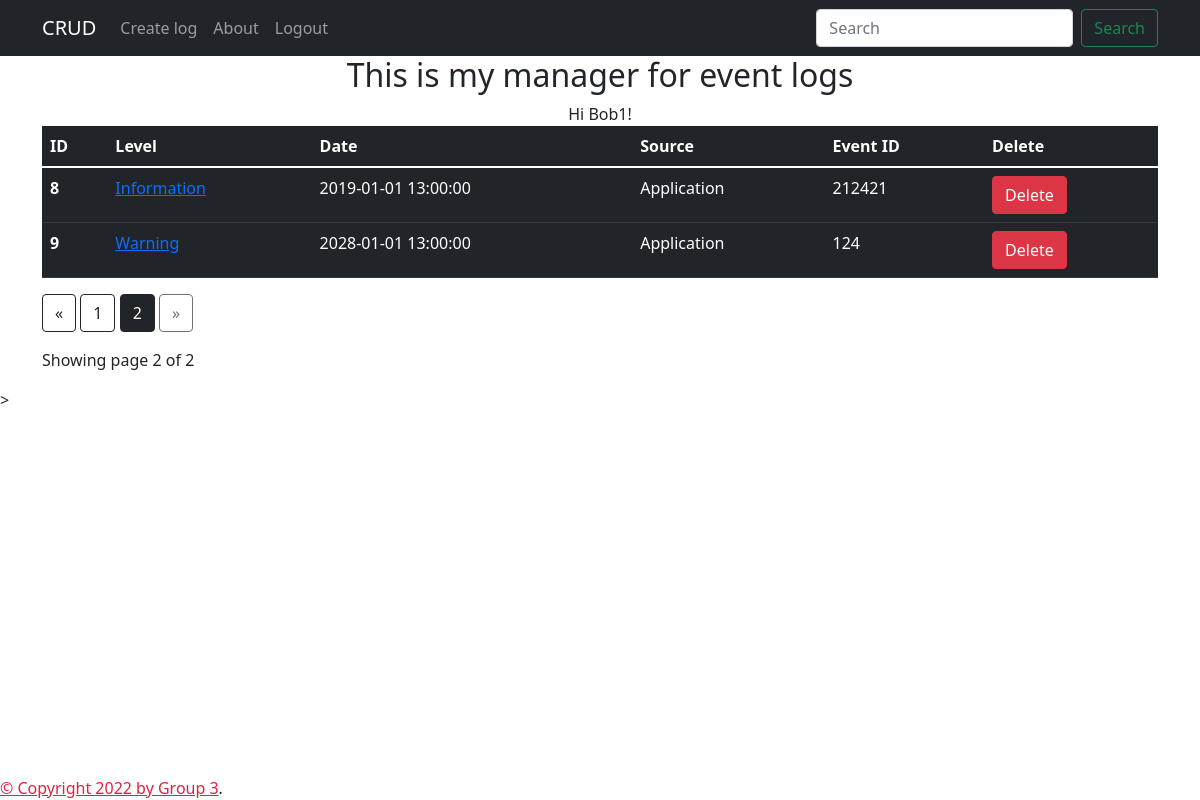
Page /?page=2 (signed in) on the earlier database version.
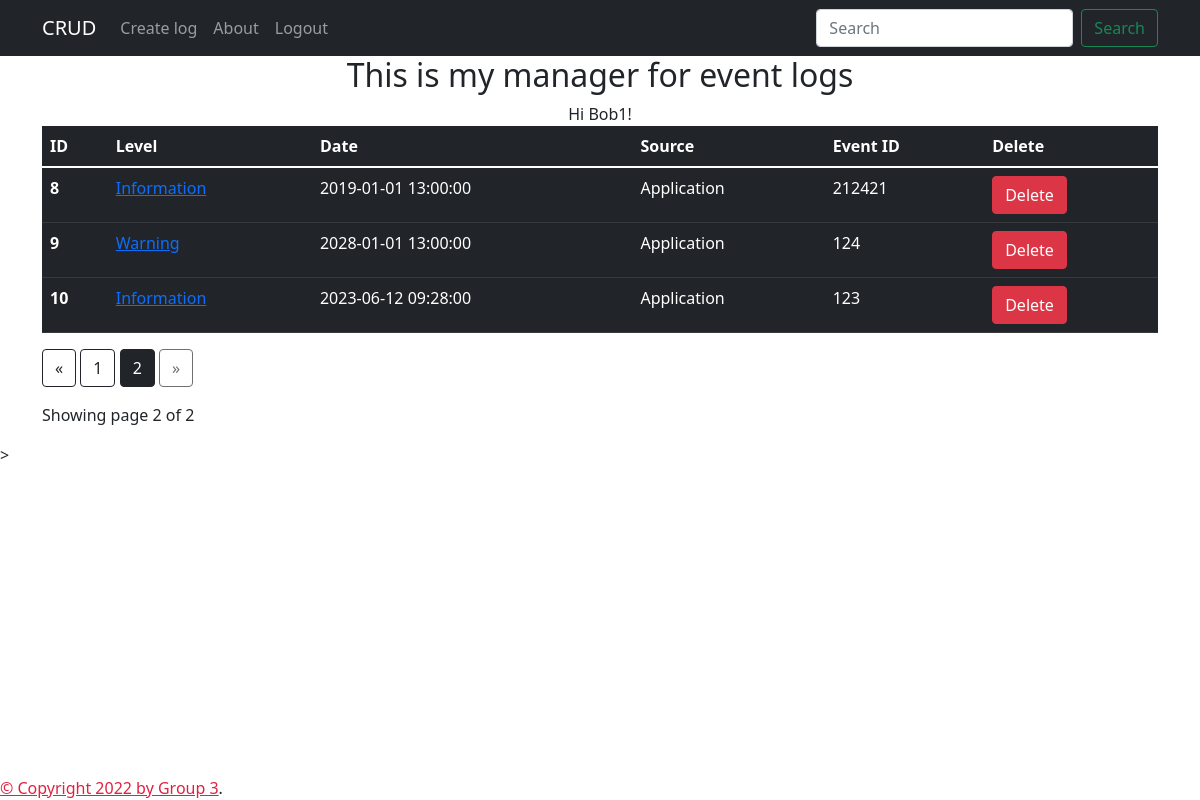
Same page on the later database version.
### models.py (models this page shows, shortened)
class User(db.Model, UserMixin):
    __tablename__ = "user"
    id = db.Column(db.Integer, primary_key=True)
    username = db.Column(db.String(80), unique=True, nullable=False)
    password = db.Column(db.String(300), nullable=False, unique=True)

class Events_model(db.Model):
    __tablename__ = 'event_errors'
    id = db.Column(db.Integer, primary_key=True)
    level = db.Column(db.String(80))
    date_time = db.Column(db.DateTime, default=datetime.utcnow)
    source = db.Column(db.String(80))
    event_id = db.Column(db.Integer())

### app.py (the view)
@app.route('/')
@login_required
def home():
    page = request.args.get('page', type = int)
    application_logs = Events_model.query.paginate(page = page, per_page = 5)
    return render_template('index.html', application_logs=application_logs, name = current_user), 200
    r

### app.py (called while the page is built)
@login_manager.user_loader
def load_user(user_id):
    return User.query.get(int(user_id))

### templates/index.html (shortened to what this page needs)
{% extends "base.html" %}
{% block content %}
<div class="container" style="text-align: center;width: 100%;">
    <h2> This is my manager for event logs</h2>
     Hi {{ current_user.username }}!
</div>
<div class = "container">
      <table class="table table-dark">
        <thead>
          <tr>
            <th scope="col">ID</th>
            <th scope="col">Level</th>
            <th scope="col">Date</th>
            <th scope="col">Source</th>
            <th scope="col">Event ID</th>
            <th scope="col">Delete</th>
          </tr>
        </thead>
        <tbody>
            {% for application_log in application_logs.items %}
        <a href="#">
          <tr>
            <th scope="row">{{application_log.id}}</th>
            <td><a href='/data/{{application_log.id}}/update'>{{application_log.level}}</a></td>
            <td>{{application_log.date_time}}</td>
            <td>{{application_log.source}}</td>
            <td>{{application_log.event_id}}</td>
            <td><a href='/data/{{application_log.id}}/delete' onclick="return confirm('Are you sure you want to delete this item?');" type="button" class="btn btn-danger">Delete</a></td>
          </tr>
        </a>
          {% endfor %}
        </tbody>
      </table>
<div class="text-right">
  <a href="{{ url_for('home', page=application_logs.prev_num) }}"
     class="btn btn-outline-dark
     {% if application_logs.page == 1 %}disabled{% endif %}">
      &laquo;
  </a>
  {% for page_num in application_logs.iter_pages(left_edge=1, right_edge=1, left_current=1, right_current=2) %}{% if page_num %}
          {% if application_logs.page == page_num %}
          <a href="{{ url_for('home', page=page_num) }}"
             class="btn btn-dark">
              {{ page_num }}
          </a>
          {% else %}
          <a href="{{ url_for('home', page=page_num) }}"
             class="btn btn-outline-dark">
              {{ page_num }}
          </a>
          {% endif %}
      {% else %}
          ...
      {% endif %}
  {% endfor %}    <a href="{{ url_for('home', page=application_logs.next_num) }}"
     class="btn btn-outline-dark
     {% if application_logs.page == application_logs.pages %}disabled{% endif %}">
      &raquo;
  </a>
</div>
<p class="text-right mt-3">
 Showing page {{ application_logs.page }} of {{ application_logs.pages }}
</p>
</div>>
{% endblock %}

### templates/base.html (shortened to what this page needs)
<!doctype html>
<html>
  <head>
    {% block head %}
    <link href="https://cdn.jsdelivr.net/npm/bootstrap@5.1.3/dist/css/bootstrap.min.css" rel="stylesheet">
    {% endblock %}
  </head>
  <body style="background: url('https://source.unsplash.com/twukN12EN7c/1920x1080') no-repeat center center fixed;
  -webkit-background-size: cover;
  -moz-background-size: cover;
  background-size: cover;
  -o-background-size: cover;" >
    <div id="header">{% include 'header.html' %} </div>
    <div id="content">{% block content %}{% endblock %}</div>
    <div class="footer fixed-bottom">
      {% block footer %}
      <a style="color: rgb(224, 34, 65);" href="/about"> &copy; Copyright 2022 by Group 3</a>.
      {% endblock %}
    </div>
  </body>
</html>

### templates/header.html (shortened to what this page needs)
<nav class="navbar navbar-expand-lg navbar-dark bg-dark" aria-label="Eighth navbar example">
    <div class="container">
      <a class="navbar-brand" href="/">CRUD</a>
      <div class="collapse navbar-collapse" id="navbarsExample07">
        <ul class="navbar-nav me-auto mb-2 mb-lg-0">
          <li class="nav-item">
            <a class="nav-link" href="/create">Create log</a>
          </li>
        </ul>
      <div class="collapse navbar-collapse" id="navbarsExample07">
        <ul class="navbar-nav me-auto mb-2 mb-lg-0">
          <li class="nav-item">
            <a class="nav-link" href="/about">About</a>
          </li>
        </ul>
        <div class="collapse navbar-collapse" id="navbarsExample">
          <ul class="navbar-nav me-auto mb-2 mb-lg-0">
            <li class="nav-item">
              {% if current_user.username %}
              <a class="nav-link" href="/logout">Logout</a>
              {% else %}
              <a class="nav-link" href="/login">Login</a>
              {% endif %}
            </li>
          </ul>
        <form class="form-inline my-2 my-lg-0" action="/search" method="POST">
            <div class="d-flex flex-row">
            <input class="form-control mx-2" type="search" placeholder="Search" name="id" aria-label="Search">
            <button class="btn btn-outline-success ml-2 my-sm-0" type="submit">Search</button>
        </div>
        </form>
      </div>
    </div>
  </nav>

Differences in the rows shown:
added Events_model: id "10", level "Information", date_time "2023-06-12 09:28:00", source "Application", event_id "123"
